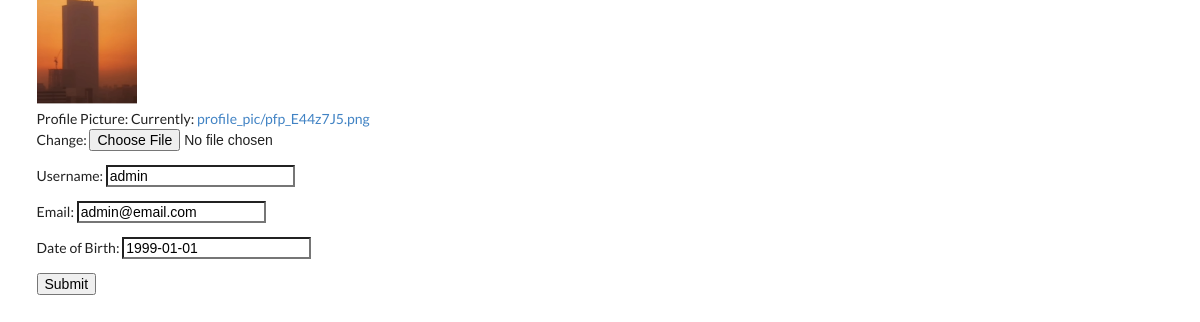
Page /editProfile/ (signed in) on the committed database.
### auctionApp/models.py (models this page shows, shortened)
class User(AbstractUser):
    email = models.EmailField(unique = True)
    username = models.CharField(max_length = 50, blank = True, null = True, unique = True)
    DOB = models.DateField(null=True)
    image = models.ImageField(upload_to='profile_pic', default='default.png')

### auction/views.py (the view)
# urls.py: path('editProfile/', edit_profile_view, name= 'editProfile'),
def edit_profile_view(request):
    if request.method == 'POST':
        form = EditProfileForm(request.POST, request.FILES, instance = request.user)
        if form.is_valid():
            form.save()
            print('saved')
            return redirect('home-view')
    else:
        form = EditProfileForm(instance = request.user)
        context = {'form': form}
        return render(request, 'edit_profile.html', context)

### auction/forms.py
class EditProfileForm(ModelForm):
    class Meta:
        model = User
        fields = ['image', 'username', 'email', 'DOB']
        labels = {'image': 'Profile Picture',
                  'username' : 'Username',
                  'email':' Email',
                  'DOB': 'Date of Birth',
                   }

### templates/edit_profile.html (shortened to what this page needs)
{% extends 'base.html' %}
{% block content %}
{%if user.image %}
<img src = '{{ user.image.url }}' width = 100px>
{% endif %}
<form method = "POST"  enctype="multipart/form-data">
    {{form.as_p}}
    <button type = 'submit'> Submit </button>
{% endblock content %}

### rows in the picture
User: image (picture), username "admin", email "admin@email.com", DOB "1999-01-01"
